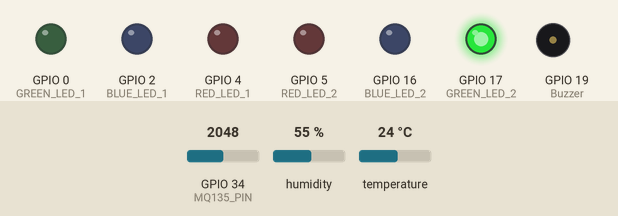
Recording of a sketch running on a simulated ESP32. Shown: output pins drawn as LEDs (lit = HIGH), buzzer (waves = sounding). The test bench sets the inputs (shaded band); at power-on: GPIO 34 (MQ135_PIN) = 2048, humidity 55 %, temperature 24 °C (analog values on the 0–4095 scale). WiFi joins after 1.5 s; servers stay silent unless stated; what the sketch prints to the serial monitor is not drawn.

Above: at 2.6 s.
2.7 s: GPIO 34 (MQ135_PIN) set to 0
At 6.1 s:
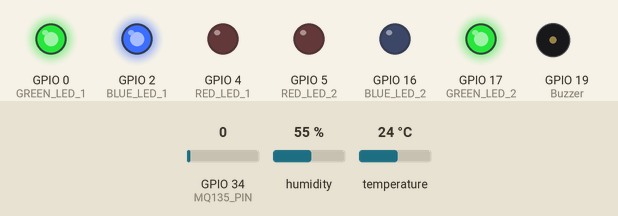
Timing chart, 0 to 7.6 s (numbered marks = the images above; inputs shaded):
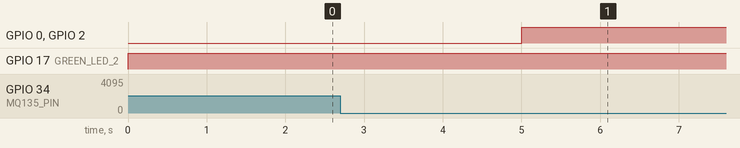

The sketch:

ConstructionSiteSafetyMonitoring_Lanchan.ino
```cpp
#define BLYNK_TEMPLATE_ID "TMPL3G_6WN0JO"
#define BLYNK_TEMPLATE_NAME "Construction Site Safety Monitoring Lanchan"
#define BLYNK_AUTH_TOKEN "C-hBn6Mhvqg11OeqUdVGDiItUx9fHVA9"

#include <WiFi.h>
#include <WiFiClient.h>
#include <BlynkSimpleEsp32.h>
#include <DHT.h>
#include "MQ135.h"

// WiFi Credentials
char ssid[] = "JioFiber4G";
char pass[] = "Animal1234";

// Pin Definitions
#define RED_LED_1 4
#define RED_LED_2 5

#define BLUE_LED_1 2
#define BLUE_LED_2 16

#define GREEN_LED_1 0
#define GREEN_LED_2 17
#define Buzzer 19

#define DHTPIN 15
#define DHTTYPE DHT11

#define MQ135_PIN 34

// Clean air baseline
#define CLEAN_AIR_RATIO 3.6
#define BASE_CO2_PPM 400.0

DHT dht(DHTPIN, DHTTYPE);

#define RL_VALUE 10.0
#define ADC_MAX 4095.0
#define VREF 3.3

// Calibration
float R0 = 0;
bool calibrated = false;
int calibrationCount = 0;

// Filtering
float filteredRatio = 0;
float alpha = 0.1;

// Connection Flags
bool isWiFiConnected = false;
bool isBlynkConnected = false;
bool alert_flag = false;
bool previous_alert = false;

BlynkTimer timer;

// ---------------- CONNECTION CHECK ----------------
void checkConnections() {
  if (WiFi.status() == WL_CONNECTED) {
    isWiFiConnected = true;
    digitalWrite(BLUE_LED_1, HIGH);
    digitalWrite(RED_LED_1, LOW);
  } else {
    isWiFiConnected = false;
    digitalWrite(BLUE_LED_1, LOW);
    digitalWrite(RED_LED_1, HIGH);
    Serial.println("WiFi Lost. Attempting to reconnect...");
    WiFi.begin(ssid, pass);
  }

  isBlynkConnected = Blynk.connected();

  if (isBlynkConnected) {
    digitalWrite(GREEN_LED_1, HIGH);
    Serial.println("System Online: WiFi & Blynk OK");
  } else {
    digitalWrite(GREEN_LED_1, LOW);
    if (isWiFiConnected) {
      Blynk.connect();
    }
  }

  if (isWiFiConnected && isBlynkConnected) {
    Blynk.virtualWrite(V1, "SYSTEM ACTIVE");
  } else {
    Blynk.virtualWrite(V1, "SYSTEM OFFLINE");
  }
}

// ---------------- SETUP ----------------
void setup() {
  Serial.begin(115200);

  pinMode(RED_LED_1, OUTPUT);
  pinMode(RED_LED_2, OUTPUT);
  pinMode(BLUE_LED_1, OUTPUT);
  pinMode(BLUE_LED_2, OUTPUT);
  pinMode(GREEN_LED_1, OUTPUT);
  pinMode(GREEN_LED_2, OUTPUT);
  pinMode(Buzzer, OUTPUT);

  dht.begin();

  analogReadResolution(12);
  analogSetPinAttenuation(MQ135_PIN, ADC_11db);

  Serial.println("MQ135 Multi-Gas Monitor (ESP32)");

  tone(Buzzer, 2000, 200);

  WiFi.begin(ssid, pass);
  Blynk.config(BLYNK_AUTH_TOKEN);

  timer.setInterval(5000L, checkConnections);
  timer.setInterval(2000L, readSensors);
}

// ---------------- LOOP ----------------
void loop() {
  timer.run();

  if (WiFi.status() == WL_CONNECTED) {
    Blynk.run();
  }

  // 🔔 Buzzer logic (state-based)
  if (alert_flag && !previous_alert) {
    tone(Buzzer, 2000, 500);  // Beep once when alert starts
    digitalWrite(RED_LED_2, HIGH);
    digitalWrite(GREEN_LED_2, LOW);
  }

  if (!alert_flag) {
    noTone(Buzzer);
    digitalWrite(RED_LED_2, LOW);
    digitalWrite(GREEN_LED_2, HIGH);
  }

  previous_alert = alert_flag;
}

// ---------------- SENSOR READING ----------------
void readSensors() {
  float h = dht.readHumidity();
  float t = dht.readTemperature();

  if (!isnan(h) && !isnan(t)) {
    Blynk.virtualWrite(V2, t);
    Blynk.virtualWrite(V3, h);
  } else {
    Serial.println("Failed to read from DHT sensor!");
  }

  Serial.print("Temperature: ");
  Serial.print(t);
  Serial.println(" °C");

  Serial.print("Humidity: ");
  Serial.print(h);
  Serial.println(" %");

  float Rs = readRs();

  if (Rs <= 0) {
    Serial.println("⚠️ Sensor error");
    return;
  }

  // ----------- CALIBRATION -----------
  if (!calibrated) {
    R0 += Rs;
    calibrationCount++;

    Serial.println("Calibrating MQ135...");

    if (calibrationCount >= 30) {
      R0 = (R0 / 30) / CLEAN_AIR_RATIO;
      calibrated = true;
      Serial.println("Calibration Done!");
    }
    return;
  }

  float ratio = Rs / R0;

  // ----------- FILTER -----------
  if (filteredRatio == 0)
    filteredRatio = ratio;

  filteredRatio = alpha * ratio + (1 - alpha) * filteredRatio;

  // ----------- GAS CALCULATIONS -----------
  float co2 = getCO2(filteredRatio);
  float nh3 = getNH3(filteredRatio);
  float alcohol = getAlcohol(filteredRatio);
  float benzene = getBenzene(filteredRatio);
  float smoke = getSmoke(filteredRatio);

  // ----------- OUTPUT -----------
  Serial.print("Ratio: "); Serial.print(filteredRatio, 2);

  Serial.print(" | CO2: "); Serial.print(co2, 0); Serial.print(" ppm");
  Serial.print(" | NH3: "); Serial.print(nh3, 0); Serial.print(" ppm");
  Serial.print(" | Alcohol: "); Serial.print(alcohol, 0); Serial.print(" ppm");
  Serial.print(" | Benzene: "); Serial.print(benzene, 0); Serial.print(" ppm");
  Serial.print(" | Smoke: "); Serial.print(smoke, 0); Serial.print(" ppm");

  Serial.print(" | Air: ");
  Blynk.virtualWrite(V4, co2);
  Blynk.virtualWrite(V5, nh3);
  Blynk.virtualWrite(V6, alcohol);

  if (filteredRatio > 3.5) Serial.println("Clean 🌿");
  else if (filteredRatio > 2.5) Serial.println("Moderate 😐");
  else if (filteredRatio > 1.8) Serial.println("Poor ⚠️");
  else Serial.println("Very Poor ☠️");

  // ----------- UPDATED ALERT LOGIC -----------
  if (filteredRatio < 2.5) {
    alert_flag = true;   // Trigger for Poor + Very Poor
  } else {
    alert_flag = false;
  }
}

// ---------------- MQ135 CORE ----------------
float readRs() {
  int adc = analogRead(MQ135_PIN);
  if (adc <= 0) return -1;

  float voltage = adc * (VREF / ADC_MAX);
  float Rs = ((VREF - voltage) / voltage) * RL_VALUE;
  return Rs;
}

// ---------------- GAS MODELS ----------------
float getCO2(float ratio) {
  return BASE_CO2_PPM * pow(CLEAN_AIR_RATIO / ratio, 2.0);
}

float getNH3(float ratio) {
  return 102.2 * pow(ratio, -2.473);
}

float getAlcohol(float ratio) {
  return 77.255 * pow(ratio, -3.18);
}

float getBenzene(float ratio) {
  return 44.947 * pow(ratio, -3.445);
}

float getSmoke(float ratio) {
  return 150.0 * pow(ratio, -2.7);
}
```
